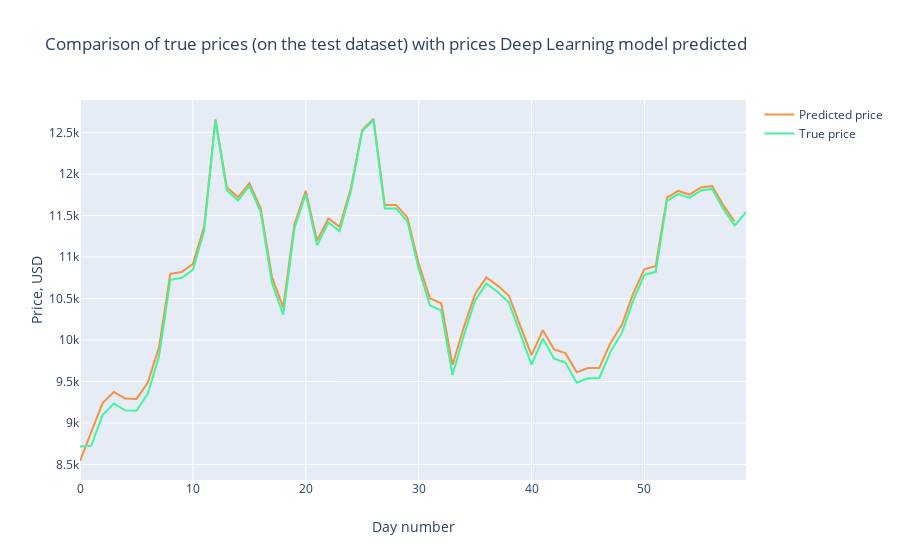

Notebook code for this chart:
### Markdown cell above
### Performance Plot

### Code cell
prediction_inverse = scaler.inverse_transform(preds.reshape(-1, 1))
Y_list = Y_test.tolist()
Y_list.insert(0,0.346)
Y_test = np.array(Y_list)
Y_test_inverse = scaler.inverse_transform(Y_test.reshape(-1, 1))
prediction2_inverse = np.array(prediction_inverse[:,0][1:])
Y_test2_inverse = np.array(Y_test_inverse[:,0])

trace1 = go.Scatter(
    x = np.arange(0, len(prediction2_inverse), 1),
    y = prediction2_inverse,
    mode = 'lines',
    name = 'Predicted price',
    hoverlabel= dict(namelength=-1),
    line = dict(color=('rgb(244, 146, 65)'), width=2)
)
trace2 = go.Scatter(
    x = np.arange(0, len(Y_test2_inverse), 1),
    y = Y_test2_inverse,
    mode = 'lines',
    name = 'True price',
    line = dict(color=('rgb(66, 244, 155)'), width=2)
)

data = [trace1, trace2]
layout = dict(title = 'Comparison of true prices (on the test dataset) with prices Deep Learning model predicted',
             xaxis = dict(title = 'Day number'), yaxis = dict(title = 'Price, USD'))
fig = dict(data=data, layout=layout)
py.iplot(fig, filename='results_demonstrating0')

### Figure 1 — Plotly figure (JSON) as saved in the notebook; plotly's stock layout.template omitted (floating-point values rounded to 4 significant figures)
{"data": [{"hoverlabel": {"namelength": -1}, "line": {"color": "rgb(244, 146, 65)", "width": 2}, "mode": "lines", "name": "Predicted price", "type": "scatter", "x": [0, 1, 2, 3, 4, 5, 6, 7, 8, 9, 10, 11, 12, 13, 14, 15, 16, 17, 18, 19, 20, 21, 22, 23, 24, 25, 26, 27, 28, 29, 30, 31, 32, 33, 34, 35, 36, 37, 38, 39, 40, 41, 42, 43, 44, 45, 46, 47, 48, 49, 50, 51, 52, 53, 54, 55, 56, 57, 58], "y": [8543.0, 8894.0, 9241.0, 9374.0, 9295.0, 9291.0, 9486.0, 9912.0, 10800.0, 10820.0, 10910.0, 11370.0, 12660.0, 11840.0, 11720.0, 11890.0, 11590.0, 10760.0, 10390.0, 11400.0, 11800.0, 11200.0, 11460.0, 11360.0, 11830.0, 12530.0, 12660.0, 11630.0, 11630.0, 11480.0, 10920.0, 10500.0, 10440.0, 9699.0, 10150.0, 10550.0, 10750.0, 10660.0, 10530.0, 10170.0, 9818.0, 10120.0, 9886.0, 9842.0, 9611.0, 9662.0, 9663.0, 9966.0, 10180.0, 10560.0, 10850.0, 10890.0, 11720.0, 11800.0, 11750.0, 11840.0, 11850.0, 11620.0, 11430.0]}, {"line": {"color": "rgb(66, 244, 155)", "width": 2}, "mode": "lines", "name": "True price", "type": "scatter", "x": [0, 1, 2, 3, 4, 5, 6, 7, 8, 9, 10, 11, 12, 13, 14, 15, 16, 17, 18, 19, 20, 21, 22, 23, 24, 25, 26, 27, 28, 29, 30, 31, 32, 33, 34, 35, 36, 37, 38, 39, 40, 41, 42, 43, 44, 45, 46, 47, 48, 49, 50, 51, 52, 53, 54, 55, 56, 57, 58, 59], "y": [8718.0, 8728.0, 9095.0, 9236.0, 9153.0, 9148.0, 9353.0, 9801.0, 10720.0, 10750.0, 10850.0, 11320.0, 12640.0, 11800.0, 11680.0, 11850.0, 11540.0, 10690.0, 10300.0, 11350.0, 11760.0, 11140.0, 11420.0, 11310.0, 11790.0, 12510.0, 12650.0, 11580.0, 11580.0, 11430.0, 10860.0, 10420.0, 10360.0, 9577.0, 10050.0, 10470.0, 10680.0, 10580.0, 10450.0, 10070.0, 9703.0, 10020.0, 9775.0, 9728.0, 9485.0, 9539.0, 9540.0, 9858.0, 10090.0, 10480.0, 10780.0, 10820.0, 11680.0, 11760.0, 11710.0, 11800.0, 11820.0, 11580.0, 11380.0, 11540.0]}], "layout": {"title": {"text": "Comparison of true prices (on the test dataset) with prices Deep Learning model predicted"}, "xaxis": {"title": {"text": "Day number"}}, "yaxis": {"title": {"text": "Price, USD"}}}}
